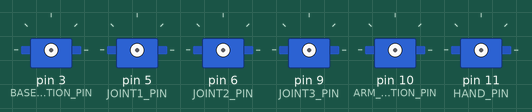
Recording of a sketch running on a simulated Arduino Uno, built with avr-gcc and run on an emulated ATmega328P. On the bench: 6 × servo.

Above: at 0.1 s.
At 10.6 s:
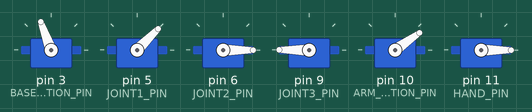
At 16.6 s:
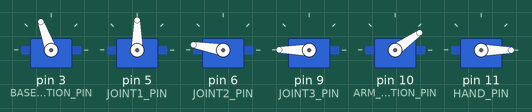
At 20.6 s:
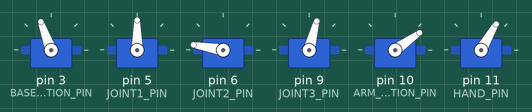
At 24.6 s:
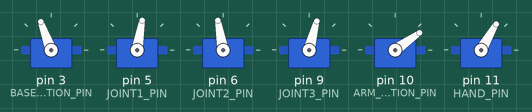
At 32.6 s:
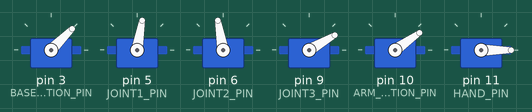
Timing chart, 0 to 34.1 s (numbered marks = the images above):
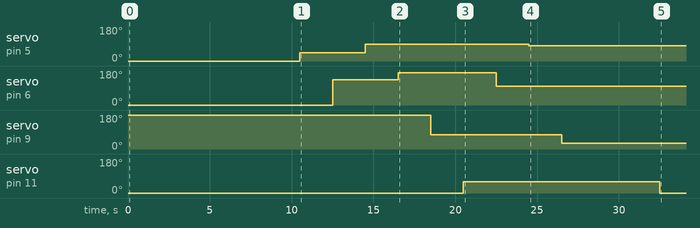

The sketch:

Arduino_Car.ino
```cpp
#include <Servo.h>
// #include <LiquidCrystal.h>

// //Start point angels for each servo
#define BASE_ROTATION_START 110
#define JOINT1_START 0
#define JOINT2_START 0
#define JOINT3_START 200

#define ARM_ROTATION_START 35
#define HAND_OPEN 0
#define HAND_CLOSED 60

//pins for each servo
#define BASE_ROTATION_PIN 3
#define JOINT1_PIN 5
#define JOINT2_PIN 6
#define JOINT3_PIN 9
#define ARM_ROTATION_PIN 10
#define HAND_PIN 11

Servo base_rotation;
Servo joint1;
Servo joint2;
Servo joint3;
Servo arm_rotation;
Servo hand;


// // poses
///////////////////////////////////////////////
void pick_down_action() {

  int JOINT3_DOWN = 75;
  int JOINT1_DOWN = 45;
  int JOINT2_DOWN = 135;

  joint1.write(JOINT1_DOWN);
  delay(2000);
  joint2.write(JOINT2_DOWN);
  delay(2000);
  joint1.write(JOINT1_DOWN+45);
  delay(2000);
   joint2.write(JOINT2_DOWN +35);
   delay(2000);
  joint3.write(JOINT3_DOWN);
  delay(2000);
  hand.write(HAND_CLOSED);
}

//////////////////////////////////////////////////
void pick_up_action() {

int JOINT1_PICKUP = 80;
int JOINT2_PICKUP = 100;
int JOINT3_PICKUP = 30;

  joint2.write(JOINT2_PICKUP);
  delay(2000);
  joint1.write(JOINT1_PICKUP);
  delay(2000);
  joint3.write(JOINT3_PICKUP);
  delay(2000);
  hand.write(HAND_CLOSED);
  delay(1000);

}
////////////////////////////////////////////////////
void rotate_to_right() {
  int ARM_ROTATION_RIGHT = 45;
  base_rotation.write(ARM_ROTATION_RIGHT);
  delay(1000);
  hand.write(HAND_OPEN);
}
//////////////////////////////////////////////////
void LastPos(){
  int JOINT1_PICKUP = 135;
  int JOINT1_f = 135;
  int JOINT1_l = 0;
  int JOINT2_f = 110;
  int JOINT2_l = 0;
  int JOINT3_PICKUP = 200;

  base_rotation.write(BASE_ROTATION_START);
  delay(2000);

  joint3.write(JOINT3_START);
  delay(2000);

  joint2.write(JOINT2_f);
  delay(3000);

  joint1.write(JOINT1_l);
  delay(2000);
//  joint1.write(JOINT1_f);
//  delay(2000);

  joint2.write(JOINT2_l);
  delay(2000);

  joint1.write(JOINT1_l);
  delay(2000);

  joint3.write(JOINT3_START);
  arm_rotation.write(ARM_ROTATION_START);
  hand.write(HAND_OPEN);
  }
//////////////////////////////////////////////////////////
void defaultPose() {
  base_rotation.write(BASE_ROTATION_START);
  delay(1000);
  joint1.write(JOINT1_START);
  delay(1000);
  joint2.write(JOINT2_START);
  delay(1000);
  joint3.write(JOINT3_START);
  arm_rotation.write(ARM_ROTATION_START);
  hand.write(HAND_OPEN);
}

//////////////////////////////////////////////////////////
void setup() {
  Serial.begin(9600);

  defaultPose();

  delay(2000);
  base_rotation.attach(BASE_ROTATION_PIN);
  delay(500);
  joint1.attach(JOINT1_PIN);
  delay(500);
  joint2.attach(JOINT2_PIN);
  delay(500);
  joint3.attach(JOINT3_PIN);
  delay(500);
  arm_rotation.attach(ARM_ROTATION_PIN);
  delay(500);
  hand.attach(HAND_PIN);

  delay(3000);

  // Testing Poses
  pick_down_action();
  delay(2000);
  pick_up_action();
  delay(2000);
  rotate_to_right();
}

void loop() {
  // if(Serial.available() > 0){
  //   String massege = "";
  //   while(Serial.available() > 0){
  //     char data = Serial.read();
  //     if(data != '\n'){
  //       massege += data;
  //     }else{
  //       if(massege.equals("Send Ack")){
  //         Serial.println("Arduino Ack");
  //         // lcd.clear();
  //         printf("Arduino connected");
  //       }else if(massege.equals("First")){
  //         int angle_data = 0;
  //         while (Serial.available() <= 0);
  //         while(Serial.available() > 0){
  //           char data = Serial.read();
  //           if(data != '\n' && data <= '9' && data >= '0'){
  //             angle_data = angle_data * 10 + (data - '0');
  //           }else{
  //             // joint1.write(Joint1Rotation(angle_data));
  //             // lcd.clear();
  //             // lcd.print(Joint1Rotation(angle_data));
  //             // lcd.print(",");
  //             break;
  //           }
  //           delay(10);
  //         }
  //       }else if(massege.equals("Second")){
  //         int angle_data = 0;
  //         while (Serial.available() <= 0);
  //         while(Serial.available() > 0){
  //           char data = Serial.read();
  //           if(data != '\n' && data <= '9' && data >= '0'){
  //             angle_data = angle_data * 10 + (data - '0');
  //           }else{
  //             // joint2.write(Joint2Rotation(angle_data));
  //             // lcd.print(Joint2Rotation(angle_data));
  //             // lcd.print(",");
  //             break;
  //           }
  //           delay(10);
  //         }
  //       }else if(massege.equals("Third")){
  //         int angle_data = 0;
  //         while (Serial.available() <= 0);
  //         while(Serial.available() > 0){
  //           char data = Serial.read();
  //           if(data != '\n' && data <= '9' && data >= '0'){
  //             angle_data = angle_data * 10 + (data - '0');
  //           }else{
  //             // joint3.write(Joint3Rotation(angle_data));
  //             // lcd.print(Joint3Rotation(angle_data));
  //             // lcd.print(",");
  //             break;
  //           }
  //           delay(10);
  //         }
  //       }else if(massege.equals("Base")){
  //         int angle_data = 0;
  //         while (Serial.available() <= 0);
  //         while(Serial.available() > 0){
  //           char data = Serial.read();
  //           if(data != '\n' && data <= '9' && data >= '0'){
  //             angle_data = angle_data * 10 + (data - '0');
  //           }else{
  //             // base_rotation.write(BaseRotation(angle_data));
  //             // lcd.print(BaseRotation(angle_data));
  //             break;
  //           }
  //           delay(10);
  //         }
  //       }else if(massege.equals("Reset")){
  //         // base_rotation.write(BASE_ROTATION_START);
  //         // joint1.write(JOINT1_START);
  //         // joint2.write(JOINT2_START);
  //         // joint3.write(JOINT3_START);
  //         delay(10);
  //       }else if(massege.equals("Open Hand")){
  //         // Hand.write(HAND_OPEN);
  //         delay(10);
  //       }else if(massege.equals("Close Hand")){
  //         // Hand.write(HAND_CLOSED);
  //         delay(10);
  //       }
  //     }
  //     delay(20);
  // }
  // }
}
```

Measured:
- by itself, servo on pin 11 (HAND_PIN): 0° → 60° at 20.5 s, → 0° 12.0 s later
